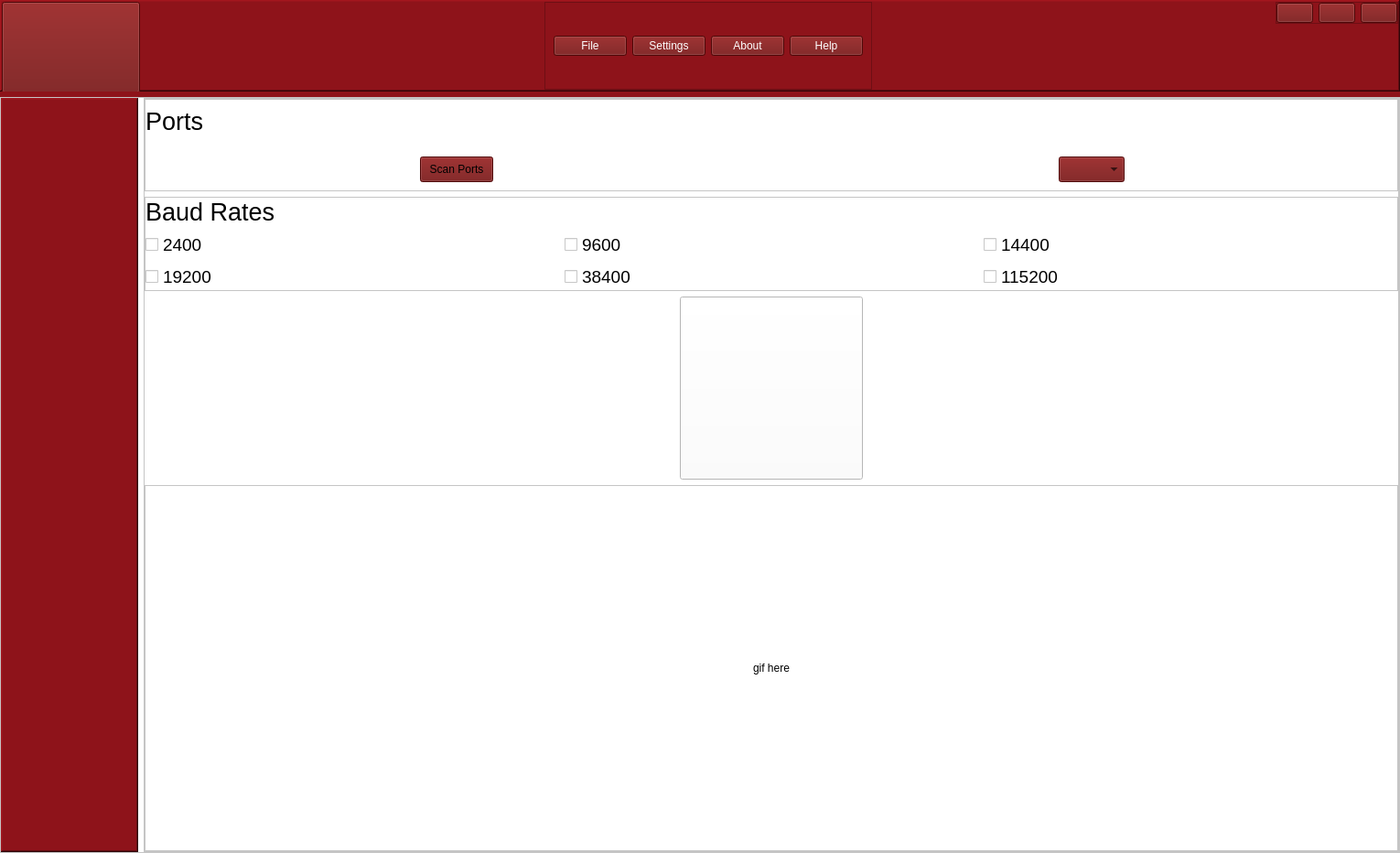
<?xml version="1.0" encoding="UTF-8"?>
<ui version="4.0">
 <class>MainWindow</class>
 <widget class="QMainWindow" name="MainWindow">
  <property name="geometry">
   <rect>
    <x>0</x>
    <y>0</y>
    <width>1530</width>
    <height>932</height>
   </rect>
  </property>
  <property name="windowTitle">
   <string>SMD</string>
  </property>
  <property name="styleSheet">
   <string notr="true">color: rgb(0, 0, 0);
background-color: rgb(0, 0, 0);
</string>
  </property>
  <widget class="QWidget" name="centralwidget">
   <property name="focusPolicy">
    <enum>Qt::NoFocus</enum>
   </property>
   <property name="styleSheet">
    <string notr="true">/*background-color: #FFF;*/
background-color: rgb(142, 19, 26);</string>
   </property>
   <layout class="QVBoxLayout" name="verticalLayout">
    <property name="sizeConstraint">
     <enum>QLayout::SetDefaultConstraint</enum>
    </property>
    <property name="leftMargin">
     <number>0</number>
    </property>
    <property name="topMargin">
     <number>0</number>
    </property>
    <property name="rightMargin">
     <number>0</number>
    </property>
    <property name="bottomMargin">
     <number>0</number>
    </property>
    <item>
     <widget class="QFrame" name="upper_frame">
      <property name="maximumSize">
       <size>
        <width>16777215</width>
        <height>100</height>
       </size>
      </property>
      <property name="cursor">
       <cursorShape>ArrowCursor</cursorShape>
      </property>
      <property name="styleSheet">
       <string notr="true">background-color: rgb(142, 19, 26);
</string>
      </property>
      <property name="frameShape">
       <enum>QFrame::WinPanel</enum>
      </property>
      <property name="frameShadow">
       <enum>QFrame::Raised</enum>
      </property>
      <layout class="QHBoxLayout" name="horizontalLayout_10">
       <property name="leftMargin">
        <number>0</number>
       </property>
       <property name="topMargin">
        <number>0</number>
       </property>
       <property name="rightMargin">
        <number>0</number>
       </property>
       <property name="bottomMargin">
        <number>0</number>
       </property>
       <item>
        <widget class="QFrame" name="left_toggle_frame">
         <property name="minimumSize">
          <size>
           <width>151</width>
           <height>100</height>
          </size>
         </property>
         <property name="maximumSize">
          <size>
           <width>100</width>
           <height>16777215</height>
          </size>
         </property>
         <property name="frameShape">
          <enum>QFrame::NoFrame</enum>
         </property>
         <property name="frameShadow">
          <enum>QFrame::Raised</enum>
         </property>
         <layout class="QHBoxLayout" name="horizontalLayout_11">
          <property name="leftMargin">
           <number>0</number>
          </property>
          <property name="topMargin">
           <number>0</number>
          </property>
          <property name="rightMargin">
           <number>0</number>
          </property>
          <property name="bottomMargin">
           <number>0</number>
          </property>
          <item>
           <widget class="QPushButton" name="open_tree_Button">
            <property name="minimumSize">
             <size>
              <width>0</width>
              <height>100</height>
             </size>
            </property>
            <property name="maximumSize">
             <size>
              <width>16777215</width>
              <height>16777215</height>
             </size>
            </property>
            <property name="cursor">
             <cursorShape>PointingHandCursor</cursorShape>
            </property>
            <property name="styleSheet">
             <string notr="true">background-color: rgb(111, 11, 11);</string>
            </property>
            <property name="text">
             <string/>
            </property>
            <property name="icon">
             <iconset resource="icons/icons.qrc">
              <normaloff>:/icons/cil-menu.png</normaloff>:/icons/cil-menu.png</iconset>
            </property>
            <property name="iconSize">
             <size>
              <width>24</width>
              <height>24</height>
             </size>
            </property>
           </widget>
          </item>
         </layout>
        </widget>
       </item>
       <item>
        <widget class="QLabel" name="acrome_logo">
         <property name="maximumSize">
          <size>
           <width>350</width>
           <height>16777215</height>
          </size>
         </property>
         <property name="text">
          <string/>
         </property>
         <property name="pixmap">
          <pixmap resource="images/images.qrc">:/images/acromelogo_yazılı.png</pixmap>
         </property>
         <property name="scaledContents">
          <bool>true</bool>
         </property>
        </widget>
       </item>
       <item>
        <spacer name="horizontalSpacer">
         <property name="orientation">
          <enum>Qt::Horizontal</enum>
         </property>
         <property name="sizeType">
          <enum>QSizePolicy::Expanding</enum>
         </property>
         <property name="sizeHint" stdset="0">
          <size>
           <width>40</width>
           <height>20</height>
          </size>
         </property>
        </spacer>
       </item>
       <item>
        <widget class="QFrame" name="middle_buttons_frame">
         <property name="styleSheet">
          <string notr="true">color: white;</string>
         </property>
         <property name="frameShape">
          <enum>QFrame::StyledPanel</enum>
         </property>
         <property name="frameShadow">
          <enum>QFrame::Raised</enum>
         </property>
         <layout class="QHBoxLayout" name="horizontalLayout_2">
          <item>
           <widget class="QPushButton" name="fileButton">
            <property name="cursor">
             <cursorShape>PointingHandCursor</cursorShape>
            </property>
            <property name="styleSheet">
             <string notr="true">background-color: rgb(111, 11, 11);</string>
            </property>
            <property name="text">
             <string>File</string>
            </property>
            <property name="icon">
             <iconset resource="icons/icons.qrc">
              <normaloff>:/icons/cil-file.png</normaloff>:/icons/cil-file.png</iconset>
            </property>
            <property name="iconSize">
             <size>
              <width>50</width>
              <height>50</height>
             </size>
            </property>
           </widget>
          </item>
          <item>
           <widget class="QPushButton" name="settingsButton">
            <property name="styleSheet">
             <string notr="true">background-color: rgb(111, 11, 11);</string>
            </property>
            <property name="text">
             <string>Settings</string>
            </property>
            <property name="icon">
             <iconset resource="icons/icons.qrc">
              <normaloff>:/icons/cil-settings.png</normaloff>:/icons/cil-settings.png</iconset>
            </property>
            <property name="iconSize">
             <size>
              <width>50</width>
              <height>50</height>
             </size>
            </property>
           </widget>
          </item>
          <item>
           <widget class="QPushButton" name="aboutButton">
            <property name="cursor">
             <cursorShape>PointingHandCursor</cursorShape>
            </property>
            <property name="styleSheet">
             <string notr="true">background-color: rgb(111, 11, 11);</string>
            </property>
            <property name="text">
             <string>About</string>
            </property>
            <property name="icon">
             <iconset resource="icons/icons.qrc">
              <normaloff>:/icons/cil-lightbulb.png</normaloff>:/icons/cil-lightbulb.png</iconset>
            </property>
            <property name="iconSize">
             <size>
              <width>50</width>
              <height>50</height>
             </size>
            </property>
           </widget>
          </item>
          <item>
           <widget class="QPushButton" name="helpButton">
            <property name="cursor">
             <cursorShape>PointingHandCursor</cursorShape>
            </property>
            <property name="styleSheet">
             <string notr="true">background-color: rgb(111, 11, 11);</string>
            </property>
            <property name="text">
             <string>Help</string>
            </property>
            <property name="icon">
             <iconset resource="icons/icons.qrc">
              <normaloff>:/icons/cil-headphones.png</normaloff>:/icons/cil-headphones.png</iconset>
            </property>
            <property name="iconSize">
             <size>
              <width>50</width>
              <height>50</height>
             </size>
            </property>
           </widget>
          </item>
         </layout>
        </widget>
       </item>
       <item>
        <spacer name="horizontalSpacer_2">
         <property name="orientation">
          <enum>Qt::Horizontal</enum>
         </property>
         <property name="sizeType">
          <enum>QSizePolicy::Expanding</enum>
         </property>
         <property name="sizeHint" stdset="0">
          <size>
           <width>40</width>
           <height>20</height>
          </size>
         </property>
        </spacer>
       </item>
       <item>
        <widget class="QLabel" name="smd_logo">
         <property name="maximumSize">
          <size>
           <width>100</width>
           <height>16777215</height>
          </size>
         </property>
         <property name="text">
          <string/>
         </property>
         <property name="pixmap">
          <pixmap resource="images/images.qrc">:/images/smd.png</pixmap>
         </property>
         <property name="scaledContents">
          <bool>true</bool>
         </property>
        </widget>
       </item>
       <item alignment="Qt::AlignRight|Qt::AlignTop">
        <widget class="QFrame" name="top_right_btns_frame">
         <property name="maximumSize">
          <size>
           <width>200</width>
           <height>16777215</height>
          </size>
         </property>
         <property name="styleSheet">
          <string notr="true"/>
         </property>
         <property name="frameShape">
          <enum>QFrame::StyledPanel</enum>
         </property>
         <property name="frameShadow">
          <enum>QFrame::Raised</enum>
         </property>
         <layout class="QHBoxLayout" name="horizontalLayout_13">
          <property name="leftMargin">
           <number>0</number>
          </property>
          <property name="topMargin">
           <number>0</number>
          </property>
          <property name="rightMargin">
           <number>0</number>
          </property>
          <property name="bottomMargin">
           <number>0</number>
          </property>
          <item>
           <widget class="QPushButton" name="minimizeButton">
            <property name="cursor">
             <cursorShape>PointingHandCursor</cursorShape>
            </property>
            <property name="focusPolicy">
             <enum>Qt::StrongFocus</enum>
            </property>
            <property name="styleSheet">
             <string notr="true">background-color: rgb(111, 11, 11);</string>
            </property>
            <property name="text">
             <string/>
            </property>
            <property name="icon">
             <iconset resource="icons/icons.qrc">
              <normaloff>:/icons/cil-window-minimize.png</normaloff>:/icons/cil-window-minimize.png</iconset>
            </property>
            <property name="iconSize">
             <size>
              <width>24</width>
              <height>24</height>
             </size>
            </property>
           </widget>
          </item>
          <item>
           <widget class="QPushButton" name="restoreButton">
            <property name="cursor">
             <cursorShape>PointingHandCursor</cursorShape>
            </property>
            <property name="styleSheet">
             <string notr="true">background-color: rgb(111, 11, 11);</string>
            </property>
            <property name="text">
             <string/>
            </property>
            <property name="icon">
             <iconset resource="icons/icons.qrc">
              <normaloff>:/icons/cil-window-restore.png</normaloff>:/icons/cil-window-restore.png</iconset>
            </property>
            <property name="iconSize">
             <size>
              <width>24</width>
              <height>24</height>
             </size>
            </property>
           </widget>
          </item>
          <item>
           <widget class="QPushButton" name="closeButton">
            <property name="cursor">
             <cursorShape>PointingHandCursor</cursorShape>
            </property>
            <property name="styleSheet">
             <string notr="true">background-color: rgb(111, 11, 11);</string>
            </property>
            <property name="text">
             <string/>
            </property>
            <property name="icon">
             <iconset resource="icons/icons.qrc">
              <normaloff>:/icons/cil-x.png</normaloff>:/icons/cil-x.png</iconset>
            </property>
            <property name="iconSize">
             <size>
              <width>24</width>
              <height>24</height>
             </size>
            </property>
           </widget>
          </item>
         </layout>
        </widget>
       </item>
      </layout>
     </widget>
    </item>
    <item>
     <widget class="QFrame" name="main_frame">
      <property name="styleSheet">
       <string notr="true">background-color: #FFF;</string>
      </property>
      <property name="frameShape">
       <enum>QFrame::StyledPanel</enum>
      </property>
      <property name="frameShadow">
       <enum>QFrame::Raised</enum>
      </property>
      <layout class="QHBoxLayout" name="horizontalLayout">
       <property name="leftMargin">
        <number>0</number>
       </property>
       <property name="topMargin">
        <number>0</number>
       </property>
       <property name="rightMargin">
        <number>0</number>
       </property>
       <property name="bottomMargin">
        <number>0</number>
       </property>
       <item>
        <widget class="QFrame" name="menubar_frame">
         <property name="maximumSize">
          <size>
           <width>150</width>
           <height>16777215</height>
          </size>
         </property>
         <property name="styleSheet">
          <string notr="true">background-color: rgb(142, 19, 26);
</string>
         </property>
         <property name="frameShape">
          <enum>QFrame::WinPanel</enum>
         </property>
         <property name="frameShadow">
          <enum>QFrame::Raised</enum>
         </property>
        </widget>
       </item>
       <item>
        <widget class="QFrame" name="scan_frame">
         <property name="frameShape">
          <enum>QFrame::StyledPanel</enum>
         </property>
         <property name="frameShadow">
          <enum>QFrame::Raised</enum>
         </property>
         <layout class="QVBoxLayout" name="verticalLayout_2">
          <property name="leftMargin">
           <number>0</number>
          </property>
          <property name="topMargin">
           <number>0</number>
          </property>
          <property name="rightMargin">
           <number>0</number>
          </property>
          <property name="bottomMargin">
           <number>0</number>
          </property>
          <item>
           <widget class="QFrame" name="ports_frame">
            <property name="maximumSize">
             <size>
              <width>16777215</width>
              <height>16777215</height>
             </size>
            </property>
            <property name="frameShape">
             <enum>QFrame::StyledPanel</enum>
            </property>
            <property name="frameShadow">
             <enum>QFrame::Raised</enum>
            </property>
            <layout class="QGridLayout" name="gridLayout">
             <property name="leftMargin">
              <number>0</number>
             </property>
             <property name="topMargin">
              <number>0</number>
             </property>
             <property name="rightMargin">
              <number>0</number>
             </property>
             <property name="bottomMargin">
              <number>0</number>
             </property>
             <item row="1" column="0" alignment="Qt::AlignHCenter">
              <widget class="QFrame" name="port_Frame">
               <property name="frameShape">
                <enum>QFrame::NoFrame</enum>
               </property>
               <property name="frameShadow">
                <enum>QFrame::Raised</enum>
               </property>
               <layout class="QHBoxLayout" name="horizontalLayout_4">
                <item>
                 <widget class="QPushButton" name="scan_ports_button">
                  <property name="sizePolicy">
                   <sizepolicy hsizetype="Preferred" vsizetype="Preferred">
                    <horstretch>0</horstretch>
                    <verstretch>0</verstretch>
                   </sizepolicy>
                  </property>
                  <property name="cursor">
                   <cursorShape>PointingHandCursor</cursorShape>
                  </property>
                  <property name="styleSheet">
                   <string notr="true">background-color: rgb(111, 11, 11);</string>
                  </property>
                  <property name="text">
                   <string>Scan Ports</string>
                  </property>
                  <property name="icon">
                   <iconset resource="images/images.qrc">
                    <normaloff>:/images/scanning-device.png</normaloff>:/images/scanning-device.png</iconset>
                  </property>
                  <property name="iconSize">
                   <size>
                    <width>38</width>
                    <height>38</height>
                   </size>
                  </property>
                 </widget>
                </item>
               </layout>
              </widget>
             </item>
             <item row="0" column="0" alignment="Qt::AlignLeft|Qt::AlignVCenter">
              <widget class="QLabel" name="ports_label">
               <property name="font">
                <font>
                 <family>Ubuntu</family>
                 <pointsize>20</pointsize>
                </font>
               </property>
               <property name="text">
                <string>Ports</string>
               </property>
              </widget>
             </item>
             <item row="1" column="1" alignment="Qt::AlignHCenter">
              <widget class="QFrame" name="usb_frame">
               <property name="frameShape">
                <enum>QFrame::NoFrame</enum>
               </property>
               <property name="frameShadow">
                <enum>QFrame::Raised</enum>
               </property>
               <layout class="QHBoxLayout" name="horizontalLayout_5">
                <item>
                 <widget class="QLabel" name="usb_label">
                  <property name="minimumSize">
                   <size>
                    <width>0</width>
                    <height>0</height>
                   </size>
                  </property>
                  <property name="maximumSize">
                   <size>
                    <width>50</width>
                    <height>50</height>
                   </size>
                  </property>
                  <property name="text">
                   <string/>
                  </property>
                  <property name="pixmap">
                   <pixmap resource="images/images.qrc">:/images/usb.png</pixmap>
                  </property>
                  <property name="scaledContents">
                   <bool>true</bool>
                  </property>
                 </widget>
                </item>
                <item>
                 <widget class="QComboBox" name="ports_comboBox">
                  <property name="sizePolicy">
                   <sizepolicy hsizetype="Preferred" vsizetype="Preferred">
                    <horstretch>0</horstretch>
                    <verstretch>0</verstretch>
                   </sizepolicy>
                  </property>
                  <property name="cursor">
                   <cursorShape>PointingHandCursor</cursorShape>
                  </property>
                  <property name="styleSheet">
                   <string notr="true">background-color: rgb(111, 11, 11);</string>
                  </property>
                  <property name="currentText">
                   <string/>
                  </property>
                 </widget>
                </item>
               </layout>
              </widget>
             </item>
            </layout>
           </widget>
          </item>
          <item>
           <widget class="QFrame" name="baud_rate_Frame">
            <property name="maximumSize">
             <size>
              <width>16777215</width>
              <height>16777215</height>
             </size>
            </property>
            <property name="frameShape">
             <enum>QFrame::StyledPanel</enum>
            </property>
            <property name="frameShadow">
             <enum>QFrame::Raised</enum>
            </property>
            <layout class="QGridLayout" name="gridLayout_2">
             <property name="leftMargin">
              <number>0</number>
             </property>
             <property name="topMargin">
              <number>0</number>
             </property>
             <property name="rightMargin">
              <number>0</number>
             </property>
             <property name="bottomMargin">
              <number>0</number>
             </property>
             <item row="3" column="0">
              <widget class="QCheckBox" name="checkBox_4">
               <property name="font">
                <font>
                 <pointsize>14</pointsize>
                </font>
               </property>
               <property name="text">
                <string>19200</string>
               </property>
              </widget>
             </item>
             <item row="0" column="0" alignment="Qt::AlignLeft|Qt::AlignVCenter">
              <widget class="QLabel" name="Baud_Rate_label">
               <property name="font">
                <font>
                 <family>Ubuntu</family>
                 <pointsize>20</pointsize>
                 <italic>false</italic>
                </font>
               </property>
               <property name="text">
                <string>Baud Rates</string>
               </property>
              </widget>
             </item>
             <item row="1" column="1" rowspan="2">
              <widget class="QCheckBox" name="checkBox_2">
               <property name="font">
                <font>
                 <pointsize>14</pointsize>
                </font>
               </property>
               <property name="text">
                <string>9600</string>
               </property>
              </widget>
             </item>
             <item row="3" column="2">
              <widget class="QCheckBox" name="checkBox_6">
               <property name="minimumSize">
                <size>
                 <width>0</width>
                 <height>0</height>
                </size>
               </property>
               <property name="font">
                <font>
                 <pointsize>14</pointsize>
                </font>
               </property>
               <property name="text">
                <string>115200</string>
               </property>
              </widget>
             </item>
             <item row="1" column="2" rowspan="2">
              <widget class="QCheckBox" name="checkBox_3">
               <property name="font">
                <font>
                 <pointsize>14</pointsize>
                </font>
               </property>
               <property name="text">
                <string>14400</string>
               </property>
              </widget>
             </item>
             <item row="3" column="1">
              <widget class="QCheckBox" name="checkBox_5">
               <property name="font">
                <font>
                 <pointsize>14</pointsize>
                </font>
               </property>
               <property name="text">
                <string>38400</string>
               </property>
              </widget>
             </item>
             <item row="1" column="0" rowspan="2">
              <widget class="QCheckBox" name="checkBox">
               <property name="minimumSize">
                <size>
                 <width>0</width>
                 <height>0</height>
                </size>
               </property>
               <property name="font">
                <font>
                 <pointsize>14</pointsize>
                </font>
               </property>
               <property name="text">
                <string>2400</string>
               </property>
               <property name="iconSize">
                <size>
                 <width>16</width>
                 <height>16</height>
                </size>
               </property>
              </widget>
             </item>
            </layout>
           </widget>
          </item>
          <item alignment="Qt::AlignHCenter">
           <widget class="QPushButton" name="scan_button">
            <property name="minimumSize">
             <size>
              <width>200</width>
              <height>200</height>
             </size>
            </property>
            <property name="maximumSize">
             <size>
              <width>16777215</width>
              <height>16777215</height>
             </size>
            </property>
            <property name="cursor">
             <cursorShape>PointingHandCursor</cursorShape>
            </property>
            <property name="layoutDirection">
             <enum>Qt::LeftToRight</enum>
            </property>
            <property name="styleSheet">
             <string notr="true">QPushButton {
border-image: url(:/images/Scan.png)
 }
QPushButton:pressed {
border-image: url(:/images/ScanClicked.png)
}
        </string>
            </property>
            <property name="text">
             <string/>
            </property>
           </widget>
          </item>
          <item>
           <widget class="QFrame" name="gif_frame">
            <property name="minimumSize">
             <size>
              <width>0</width>
              <height>400</height>
             </size>
            </property>
            <property name="frameShape">
             <enum>QFrame::StyledPanel</enum>
            </property>
            <property name="frameShadow">
             <enum>QFrame::Raised</enum>
            </property>
            <layout class="QHBoxLayout" name="horizontalLayout_3">
             <property name="leftMargin">
              <number>0</number>
             </property>
             <property name="topMargin">
              <number>0</number>
             </property>
             <property name="rightMargin">
              <number>0</number>
             </property>
             <property name="bottomMargin">
              <number>0</number>
             </property>
             <item alignment="Qt::AlignHCenter|Qt::AlignVCenter">
              <widget class="QLabel" name="gif_label">
               <property name="text">
                <string>gif here</string>
               </property>
              </widget>
             </item>
            </layout>
           </widget>
          </item>
         </layout>
        </widget>
       </item>
      </layout>
     </widget>
    </item>
   </layout>
  </widget>
  <action name="actionSave">
   <property name="text">
    <string>Save</string>
   </property>
  </action>
  <action name="actionSave_As">
   <property name="text">
    <string>Save As...</string>
   </property>
  </action>
  <action name="actionPreferences">
   <property name="text">
    <string>Preferences</string>
   </property>
  </action>
  <action name="actionQuit">
   <property name="text">
    <string>Quit</string>
   </property>
  </action>
  <action name="actionProduct_Page">
   <property name="text">
    <string>Product Page</string>
   </property>
  </action>
  <action name="actionTroubleshooting">
   <property name="text">
    <string>Troubleshooting</string>
   </property>
  </action>
  <action name="actionVisit_acrome_net">
   <property name="text">
    <string>Visit acrome.net</string>
   </property>
  </action>
  <action name="actionPrivacy_Policy">
   <property name="text">
    <string>Privacy Policy</string>
   </property>
  </action>
  <action name="actionCheck_for_Updates">
   <property name="text">
    <string>Check for Updates</string>
   </property>
  </action>
  <action name="actionAbout_Acrome">
   <property name="text">
    <string>About Acrome</string>
   </property>
  </action>
 </widget>
 <resources>
  <include location="images/images.qrc"/>
  <include location="icons/icons.qrc"/>
  <include location="images/images.qrc"/>
 </resources>
 <connections/>
</ui>
